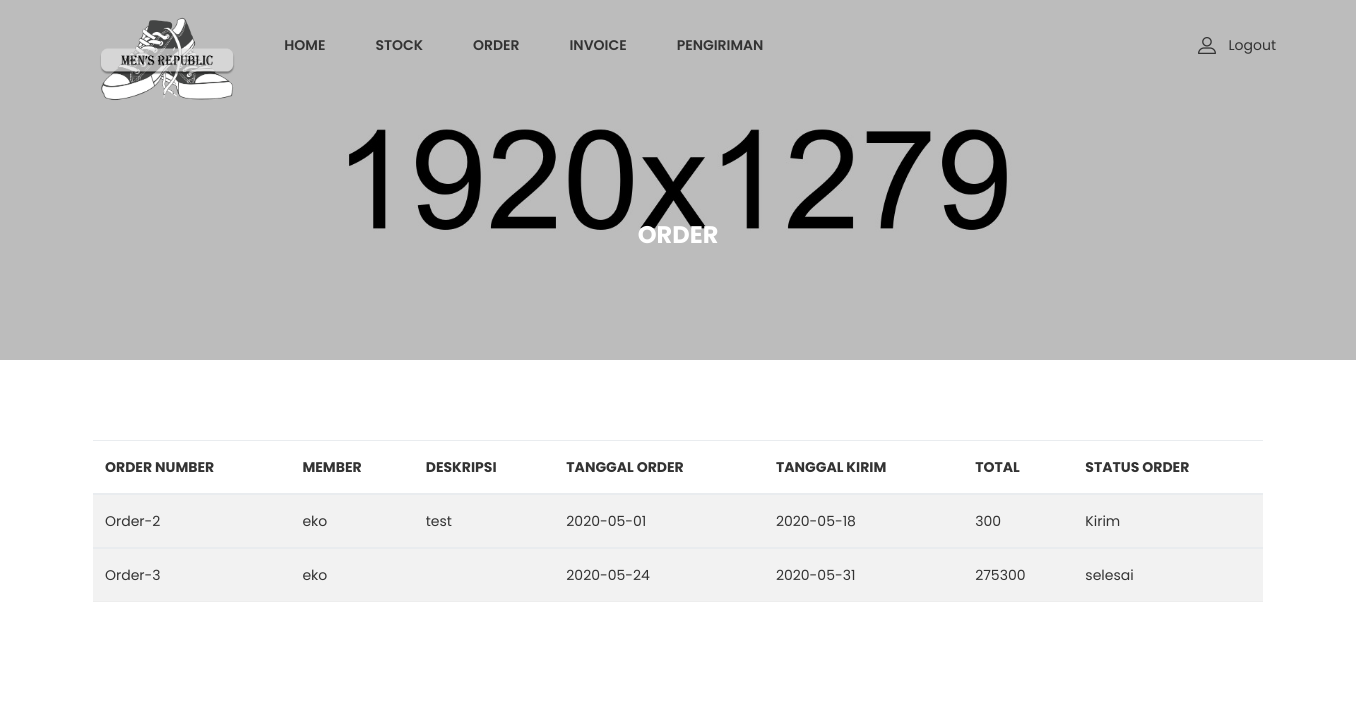
Page /admin/admin_page.php?page=order_list on the committed database.
### tables this page shows
CREATE TABLE `order_list` (
  `id_order` int(11) NOT NULL,
  `order_num` varchar(25) DEFAULT NULL,
  `deskripsi` text DEFAULT NULL,
  `id_member` int(11) DEFAULT NULL,
  `id_status_order` int(11) DEFAULT NULL,
  `tanggal_order` date DEFAULT NULL,
  `tanggal_kirim` date DEFAULT NULL,
  `total_harga` float DEFAULT NULL
);

CREATE TABLE `member` (
  `id_member` int(11) NOT NULL,
  `nama` varchar(100) DEFAULT NULL,
  `member_active` tinyint(1) DEFAULT NULL,
  `alamat` varchar(100) DEFAULT NULL,
  `email` varchar(100) DEFAULT NULL,
  `tanggal_lahir` date DEFAULT NULL
);

CREATE TABLE `status_order` (
  `id_status_order` int(11) NOT NULL,
  `nama_status_order` varchar(50) DEFAULT NULL
);

### admin/order_list.php (the view)
<div class="ht__bradcaump__area bg-image--6">
    <div class="container">
        <div class="row">
            <div class="col-lg-12">
                <div class="bradcaump__inner text-center">
                    <h2 class="bradcaump-title">Order</h2>
                </div>
            </div>
        </div>
    </div>
</div>
<section class="my_account_area pt--80 pb--55 bg--white">
    <div class="container">
        <div class="card-body table-responsive p-0">
            <table class="table table-hover table-striped table-valign-middle">
                <thead>
                    <tr>
                        <th>Order Number</th>
                        <th>Member</th>
                        <th>Deskripsi</th>
                        <th>Tanggal Order</th>
                        <th>Tanggal kirim</th>
                        <th>Total</th>
                        <th>Status order</th>
                    </tr>
                </thead>
                <?php
                include '../func/koneksi.php';
                $data = mysqli_query($koneksi, "select * from order_list INNER JOIN member ON order_list.id_member=member.id_member INNER JOIN status_order ON order_list.id_status_order=status_order.id_status_order");
                while($d = mysqli_fetch_array($data)){
            ?>
                <tbody>
                    <tr>
                        <td><?php echo $d['order_num'] ?></td>
                        <td><?php echo $d['nama'] ?></td>
                        <td><?php echo $d['deskripsi'] ?></td>
                        <td><?php echo $d['tanggal_order'] ?></td>
                        <td><?php echo $d['tanggal_kirim'] ?></td>
                        <td><?php echo $d['total_harga'] ?></td>
                        <td><?php echo $d['nama_status_order'] ?></td>
                    </tr>
                </tbody>
                <?php
                }
            ?>
            </table>
        </div>
    </div>
</section>

### rows in the picture
order_list: order_num "Order-2", id_member.nama "eko", deskripsi "test", tanggal_order "2020-05-01", tanggal_kirim "2020-05-18", total_harga "300", id_status_order.nama_status_order "Kirim"
order_list: order_num "Order-3", id_member.nama "eko", tanggal_order "2020-05-24", tanggal_kirim "2020-05-31", total_harga "275300", id_status_order.nama_status_order "selesai"
